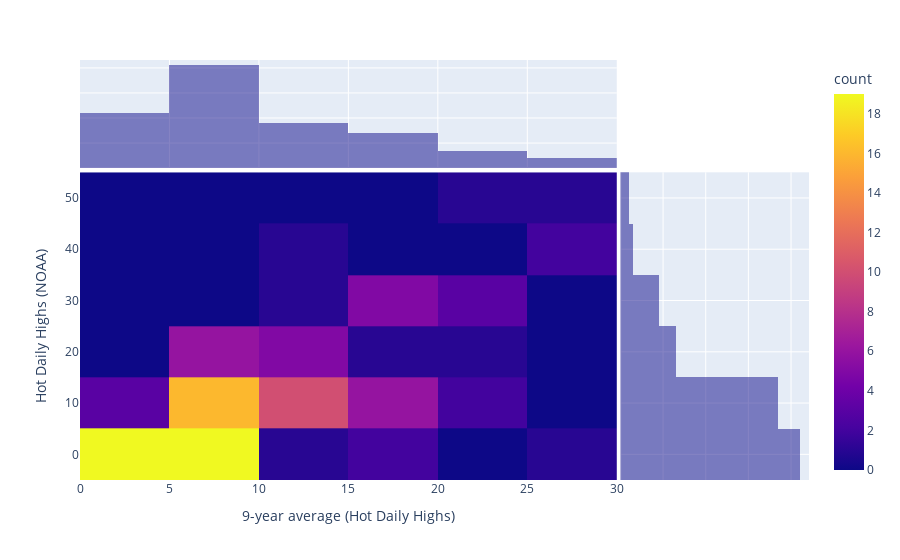

The cell this chart's notebook holds for it:
### Code cell
fig = px.density_heatmap(data, x="9-year average (Hot Daily Highs)", y="Hot Daily Highs (NOAA)", marginal_x="histogram", marginal_y="histogram")
fig.show()

### Figure 1 — Plotly figure (JSON) as saved in the notebook; plotly's stock layout.template omitted (floating-point values rounded to 4 significant figures)
{"data": [{"coloraxis": "coloraxis", "hovertemplate": "9-year average (Hot Daily Highs)=%{x}<br>Hot Daily Highs (NOAA)=%{y}<br>count=%{z}<extra></extra>", "name": "", "type": "histogram2d", "x": [7.279, 7.022, 7.606, 8.271, 7.597, 5.997, 5.697, 7.538, 9.658, 10.13, 9.174, 7.932, 6.957, 6.587, 6.864, 6.821, 5.612, 4.24, 4.912, 8.507, 13.39, 17.57, 20.99, 24.08, 26.05, 26.0, 23.56, 18.89, 13.79, 10.33, 8.482, 7.521, 7.579, 7.935, 6.909, 4.506, 2.645, 2.596, 3.85, 5.609, 8.283, 12.45, 16.85, 18.96, 17.52, 13.57, 9.487, 7.364, 7.859, 9.975, 11.58, 10.7, 7.414, 3.854, 1.884, 1.639, 2.18, 2.616, 2.746, 2.832, 2.793, 2.349, 1.741, 1.516, 1.909, 2.739, 3.555, 4.364, 6.138, 9.12, 11.32, 10.95, 9.007, 7.298, 6.241, 6.178, 8.057, 11.12, 12.32, 10.04, 6.512, 4.865, 5.979, 8.634, 10.81, 11.11, 10.04, 9.195, 9.555, 11.22, 14.2, 17.89, 20.2, 19.55, 17.91, 18.43, 20.2, 19.51, 16.45, 15.79, 20.38, 26.52, 28.09, 23.83, 18.25, 15.41], "xaxis": "x", "xbingroup": "x", "y": [8.2, 6.8, 0.2, 16, 12.4, 0.7, 0.2, 6.5, 15.9, 15, 0.6, 13.5, 7, 1.2, 7.6, 12, 6.3, 0.5, 1.1, 2, 19.5, 26.1, 5.8, 30.6, 41.2, 3.4, 49.4, 12.5, 7.5, 6.3, 17.6, 0.9, 0.8, 18.1, 9.5, 0.4, 0.4, 0.8, 3, 10.7, 0.8, 6.9, 30, 14.9, 28.8, 8.3, 9.2, 1.1, 7.7, 9.3, 12.6, 23, 1, 1.2, 1.3, 0, 1.6, 6.8, 0.2, 0.6, 8, 0.5, 0.6, 1.7, 1.4, 0.7, 6.8, 4.4, 2, 1, 31, 7.9, 0.2, 15.5, 1.9, 5.9, 3.1, 5.4, 36.6, 1.1, 1.8, 4.8, 2.7, 5.3, 21.5, 8.1, 13.3, 1, 15.2, 5, 16.5, 11.9, 30.2, 29.8, 3.2, 10.3, 32.4, 30.2, 8.2, 4.3, 13.3, 36.4, 48.3, 17.8, 7.7, 15.9], "yaxis": "y", "ybingroup": "y"}, {"alignmentgroup": "True", "bingroup": "x", "hovertemplate": "9-year average (Hot Daily Highs)=%{x}<br>count=%{y}<extra></extra>", "legendgroup": "", "marker": {"color": "#0d0887"}, "name": "", "offsetgroup": "", "opacity": 0.5, "showlegend": false, "type": "histogram", "x": [7.279, 7.022, 7.606, 8.271, 7.597, 5.997, 5.697, 7.538, 9.658, 10.13, 9.174, 7.932, 6.957, 6.587, 6.864, 6.821, 5.612, 4.24, 4.912, 8.507, 13.39, 17.57, 20.99, 24.08, 26.05, 26.0, 23.56, 18.89, 13.79, 10.33, 8.482, 7.521, 7.579, 7.935, 6.909, 4.506, 2.645, 2.596, 3.85, 5.609, 8.283, 12.45, 16.85, 18.96, 17.52, 13.57, 9.487, 7.364, 7.859, 9.975, 11.58, 10.7, 7.414, 3.854, 1.884, 1.639, 2.18, 2.616, 2.746, 2.832, 2.793, 2.349, 1.741, 1.516, 1.909, 2.739, 3.555, 4.364, 6.138, 9.12, 11.32, 10.95, 9.007, 7.298, 6.241, 6.178, 8.057, 11.12, 12.32, 10.04, 6.512, 4.865, 5.979, 8.634, 10.81, 11.11, 10.04, 9.195, 9.555, 11.22, 14.2, 17.89, 20.2, 19.55, 17.91, 18.43, 20.2, 19.51, 16.45, 15.79, 20.38, 26.52, 28.09, 23.83, 18.25, 15.41], "xaxis": "x3", "yaxis": "y3"}, {"alignmentgroup": "True", "bingroup": "y", "hovertemplate": "Hot Daily Highs (NOAA)=%{y}<br>count=%{x}<extra></extra>", "legendgroup": "", "marker": {"color": "#0d0887"}, "name": "", "offsetgroup": "", "opacity": 0.5, "showlegend": false, "type": "histogram", "xaxis": "x2", "y": [8.2, 6.8, 0.2, 16, 12.4, 0.7, 0.2, 6.5, 15.9, 15, 0.6, 13.5, 7, 1.2, 7.6, 12, 6.3, 0.5, 1.1, 2, 19.5, 26.1, 5.8, 30.6, 41.2, 3.4, 49.4, 12.5, 7.5, 6.3, 17.6, 0.9, 0.8, 18.1, 9.5, 0.4, 0.4, 0.8, 3, 10.7, 0.8, 6.9, 30, 14.9, 28.8, 8.3, 9.2, 1.1, 7.7, 9.3, 12.6, 23, 1, 1.2, 1.3, 0, 1.6, 6.8, 0.2, 0.6, 8, 0.5, 0.6, 1.7, 1.4, 0.7, 6.8, 4.4, 2, 1, 31, 7.9, 0.2, 15.5, 1.9, 5.9, 3.1, 5.4, 36.6, 1.1, 1.8, 4.8, 2.7, 5.3, 21.5, 8.1, 13.3, 1, 15.2, 5, 16.5, 11.9, 30.2, 29.8, 3.2, 10.3, 32.4, 30.2, 8.2, 4.3, 13.3, 36.4, 48.3, 17.8, 7.7, 15.9], "yaxis": "y2"}], "layout": {"barmode": "overlay", "coloraxis": {"colorbar": {"title": {"text": "count"}}, "colorscale": [[0, "#0d0887"], [0.1111, "#46039f"], [0.2222, "#7201a8"], [0.3333, "#9c179e"], [0.4444, "#bd3786"], [0.5556, "#d8576b"], [0.6667, "#ed7953"], [0.7778, "#fb9f3a"], [0.8889, "#fdca26"], [1, "#f0f921"]]}, "legend": {"tracegroupgap": 0}, "margin": {"t": 60}, "xaxis": {"anchor": "y", "domain": [0, 0.7363], "title": {"text": "9-year average (Hot Daily Highs)"}}, "xaxis2": {"anchor": "y2", "domain": [0.7413, 1], "matches": "x2", "showgrid": true, "showline": false, "showticklabels": false, "ticks": ""}, "xaxis3": {"anchor": "y3", "domain": [0, 0.7363], "matches": "x", "showgrid": true, "showticklabels": false}, "xaxis4": {"anchor": "y4", "domain": [0.7413, 1], "matches": "x2", "showgrid": true, "showline": false, "showticklabels": false, "ticks": ""}, "yaxis": {"anchor": "x", "domain": [0, 0.7326], "title": {"text": "Hot Daily Highs (NOAA)"}}, "yaxis2": {"anchor": "x2", "domain": [0, 0.7326], "matches": "y", "showgrid": true, "showticklabels": false}, "yaxis3": {"anchor": "x3", "domain": [0.7426, 1], "matches": "y3", "showgrid": true, "showline": false, "showticklabels": false, "ticks": ""}, "yaxis4": {"anchor": "x4", "domain": [0.7426, 1], "matches": "y3", "showgrid": true, "showline": false, "showticklabels": false, "ticks": ""}}}
